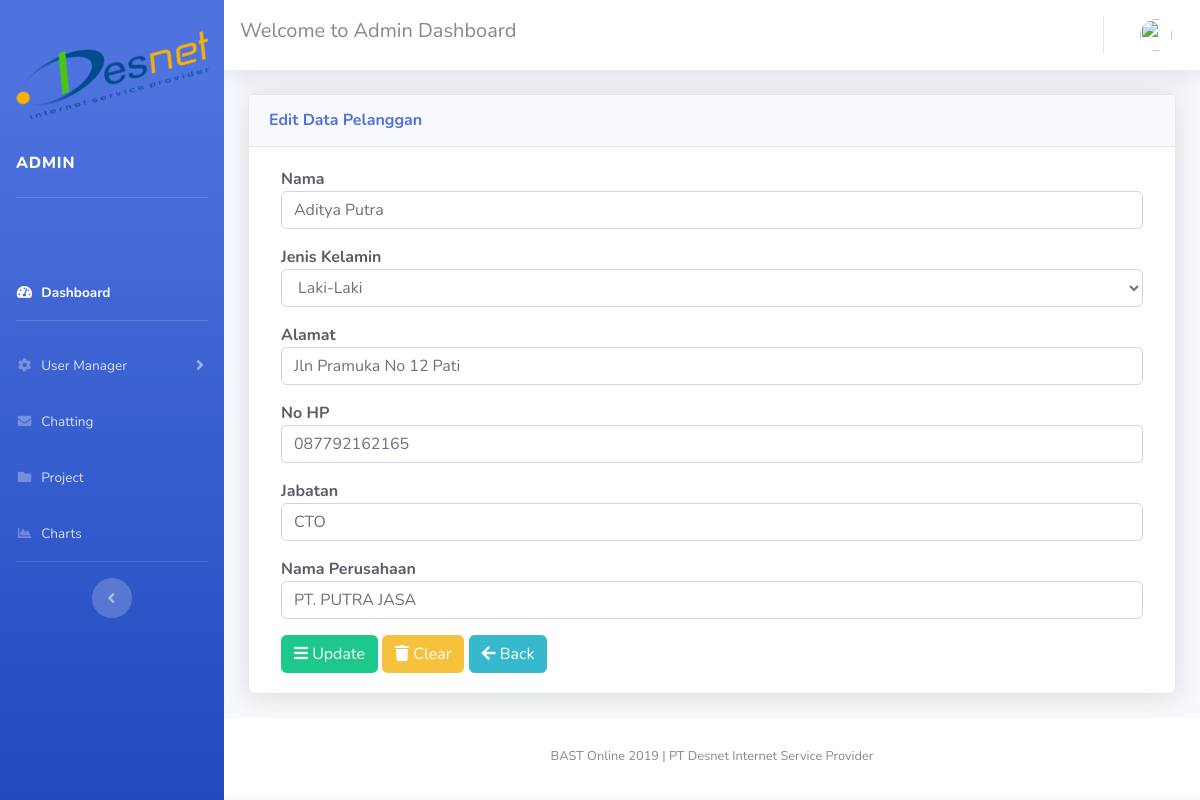
Screenshot of /admin/pelanggan/edit/7 with the database file from the repository.
### tables this page shows
CREATE TABLE `pelanggan` (
  `id_pelanggan` int(11) NOT NULL,
  `nama_pel` varchar(50) NOT NULL,
  `gender` enum('Laki-Laki','Perempuan') NOT NULL,
  `alamat` varchar(90) NOT NULL,
  `nohp` varchar(12) NOT NULL,
  `jabatan` varchar(255) NOT NULL,
  `perusahaan` varchar(255) NOT NULL
);

### application/views/admin/layout/content.php (called while the page is built)
<?php
if( $isi )
{
    $this -> load->view( $isi );
}

### application/views/admin/layout/wrapper.php (called while the page is built)
<?php
require_once ('head.php');
require_once ('sidebar.php');
require_once ('nav.php');
require_once ('content.php');
require_once ('footer.php');

### application/controllers/admin/Pelanggan.php (called while the page is built, shortened)
<?php
class Pelanggan extends CI_Controller {
    public function __construct(){
        $this->load->model('model_pelanggan');
    }
    public function edit($id_pelanggan)
    {
        $data = array(
            'title'     => 'Edit Data Pelanggan',
            'isi'=>'admin/pelanggan/edit_pelanggan',
            'data_pelanggan' => $this->model_pelanggan->edit($id_pelanggan)
        );
        $this->load->view('admin/layout/wrapper',$data,FALSE);
    }
}

### index.php (called while the page is built, shortened)
<?php
require_once BASEPATH.'core/CodeIgniter.php';

### application/models/Model_pelanggan.php (called while the page is built, shortened)
<?php
class Model_pelanggan extends CI_Model {
    public function edit($id_pelanggan)
    {
        $query = $this->db->where("id_pelanggan", $id_pelanggan)
                ->get("pelanggan");
        if($query){
            return $query->row();
        }else{
            return false;
        }
    }
}

### application/views/admin/pelanggan/edit_pelanggan.php (the view, shortened to what this page needs)
<div class="container-fluid">
    <div class="card shadow mb-4">
        <div class="card-header py-3">
            <h6 class="m-0 font-weight-bold text-primary">Edit Data Pelanggan</h6>
        </div>
        <div class="card-body">
            <div class="col-md-12">
                <?php echo form_open('admin/pelanggan/update') ?>
              <div class="form-group">
                <label for="text"  class="m-0 font-weight-bold text-dark">Nama</label>
                <input type="text" name="nama_pel" value="<?php echo $data_pelanggan->nama_pel ?>" class="form-control" placeholder="Masukkan Nama">
              </div>
              <div class="form-group">
                    <label for="text"  class="m-0 font-weight-bold text-dark">Jenis Kelamin</label>
                        <select name="gender" class="form-control">
                            <option value="Laki-Laki"<?php echo $data_pelanggan->gender=='Laki-Laki'?'selected':'' ?>>Laki-Laki</option>
                        </select>
                </div>
              <div class="form-group">
                <label for="text"  class="m-0 font-weight-bold text-dark">Alamat</label>
                <input type="text" name="alamat" value="<?php echo $data_pelanggan->alamat ?>" class="form-control" placeholder="Masukkan Alamat">
              </div>
              <div class="form-group">
                <label for="text" class="m-0 font-weight-bold text-dark">No HP</label>
                <input type="text" name="nohp" value="<?php echo $data_pelanggan->nohp ?>" class="form-control"  placeholder="Masukkan No HP" >
              </div>
              <div class="form-group">
                <label for="text" class="m-0 font-weight-bold text-dark">Jabatan</label>
                <input type="text" name="jabatan" value="<?php echo $data_pelanggan->jabatan ?>" class="form-control"  placeholder="Masukkan Jabatan" >
              </div>
              <div class="form-group">
                <label for="text" class="m-0 font-weight-bold text-dark">Nama Perusahaan</label>
                <input type="text" name="perusahaan" value="<?php echo $data_pelanggan->perusahaan ?>" class="form-control"  placeholder="Masukkan Perusahaan" >
              </div>
              <button type="submit" class="btn btn-md btn-success" ><span class="fa fa-bars"> </span> Update </button>
              <button type="reset" class="btn btn-md btn-warning"><span class="fa fa-trash"></span> Clear </button>
              <button class="btn btn-md btn-info" href="<?php echo site_url('admin/pelanggan/') ?>"><i class="fas fa-arrow-left"></i>  Back </button>
                <?php echo form_close() ?>
            </div>
        </div>
    </div>
</div>

### rows the page displays
pelanggan: nama_pel "Aditya Putra", gender "Laki-Laki", alamat "Jln Pramuka No 12 Pati", nohp "087792162165", jabatan "CTO", perusahaan "PT. PUTRA JASA"
